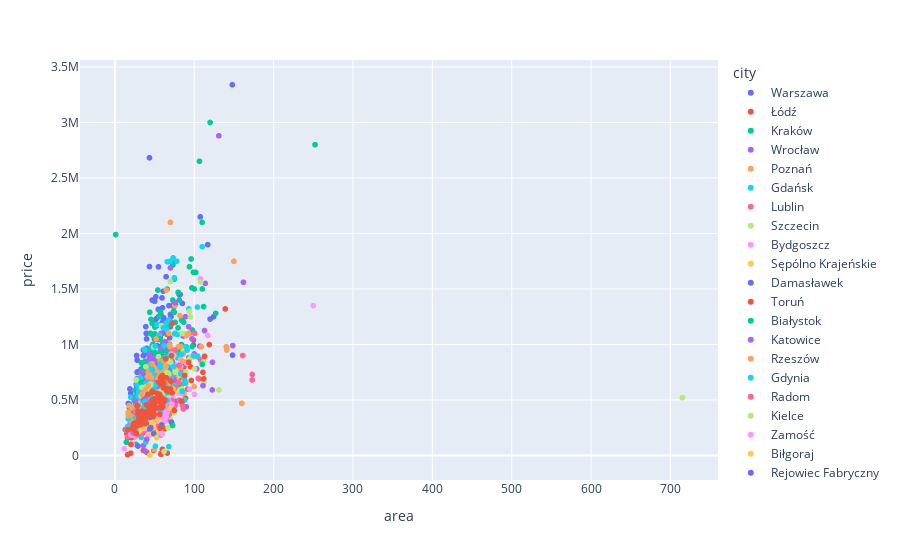

Notebook code cell kept with this figure:
### Code cell
import plotly.express as px
px.scatter(apartments, 'area', 'price', color='city')
